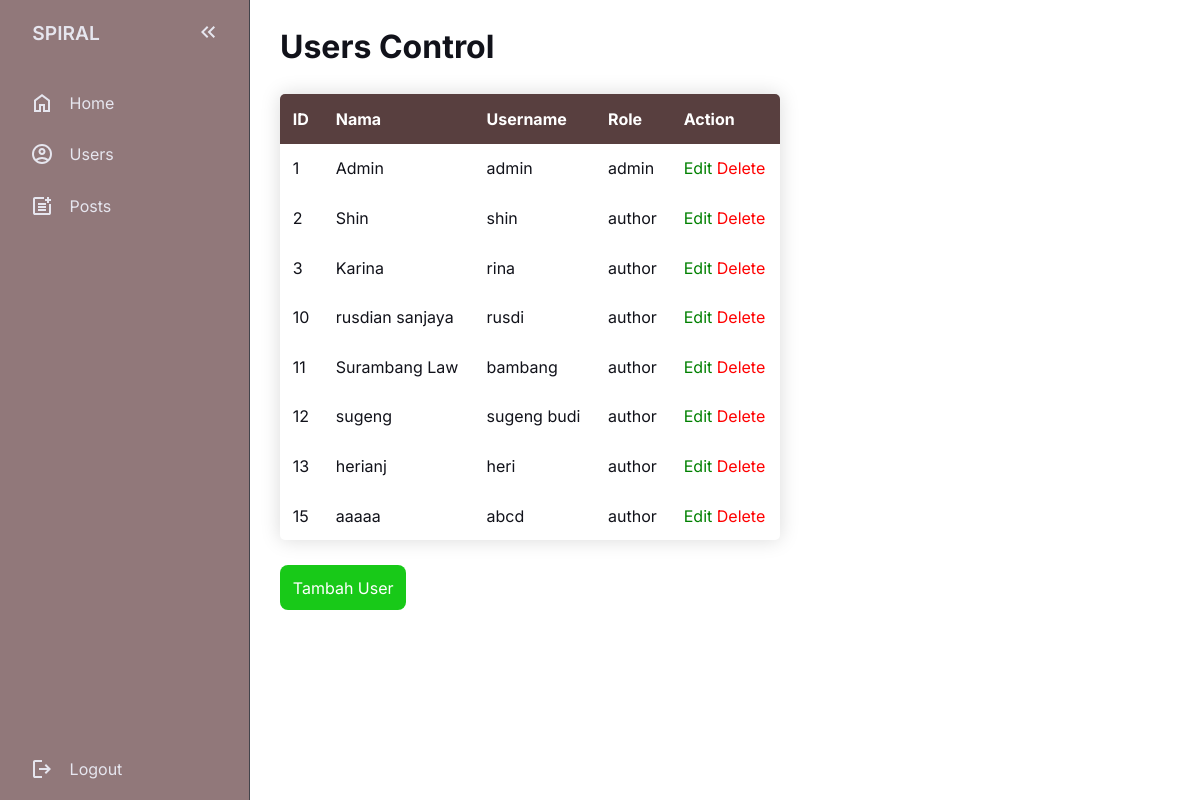
/dashboard/admin/controlUsers/index.php (signed in), run on the app's committed database.
### tables this page shows
CREATE TABLE `users` (
  `id` int(11) NOT NULL,
  `email` varchar(255) NOT NULL,
  `username` varchar(255) NOT NULL,
  `password` varchar(64) NOT NULL,
  `nama` varchar(255) NOT NULL,
  `role` varchar(15) NOT NULL
);

### dashboard/admin/controlUsers/function/tampil.php (called while the page is built)
<?php
include "../../../lib/connection.php";
function tampil()
{
    global $conn;
    $query = "SELECT * FROM users ";
    $result = mysqli_query($conn, $query);
    $rows = [];
    while ($row = mysqli_fetch_assoc($result)) {
        $rows[] = $row;
    }
    return $rows;
}

### dashboard/admin/controlUsers/index.php (the view, shortened to what this page needs)
<?php
include "function/tampil.php";
$data = tampil();
?>
<!DOCTYPE html>
<html lang="en">
<head>
    <link rel="stylesheet" href="../style/style.css">
</head>
<body>
    <nav id="sidebar">
        <ul>
            <li>
                <span class="logo">SPIRAL</span>
                <button onclick="toggleSidebar()" id="toggle-btn">
                    <svg xmlns="http://www.w3.org/2000/svg" height="24px" viewBox="0 -960 960 960" width="24px"
                        fill="#e8eaed">
                        <path
                            d="M440-240 200-480l240-240 56 56-183 184 183 184-56 56Zm264 0L464-480l240-240 56 56-183 184 183 184-56 56Z" />
                    </svg>
                </button>
            </li>
            <li class="active">
                <a href="/spiral/dashboard/admin/index.php">
                    <svg xmlns="http://www.w3.org/2000/svg" height="24px" viewBox="0 -960 960 960" width="24px"
                        fill="#e8eaed">
                        <path
                            d="M240-200h120v-240h240v240h120v-360L480-740 240-560v360Zm-80 80v-480l320-240 320 240v480H520v-240h-80v240H160Zm320-350Z" />
                    </svg>
                    <span>Home</span>
                </a>
            </li>
            <li>
                <a href="/spiral/dashboard/admin/controlUsers/index.php">
                    <span>Users</span>
                </a>
            </li>
            <li>
                <a href="/spiral/dashboard/admin/controlContents/index.php">
                    <span>Posts</span>
                </a>
            </li>
        </ul>
        <div class="logout">
            <form action="../logout.php" method="POST" id="form">
                <a href="javascript:{}" onclick="document.getElementById('form').submit();">
                    <svg xmlns="http://www.w3.org/2000/svg" height="24px" viewBox="0 -960 960 960" width="24px"
                        fill="#e8eaed">
                        <path
                            d="M200-120q-33 0-56.5-23.5T120-200v-560q0-33 23.5-56.5T200-840h280v80H200v560h280v80H200Zm440-160-55-58 102-102H360v-80h327L585-622l55-58 200 200-200 200Z" />
                    </svg>
                    <span>Logout</span>
                </a>
            </form>
        </div>
    </nav>
    <main>
        <h1>Users Control</h1>
        <table class="table-content">
            <thead>
                <tr>
                    <th>ID</th>
                    <th>Nama</th>
                    <th>Username</th>
                    <th>Role</th>
                    <th>Action</th>
                </tr>
            </thead>
            <tbody>
                <?php foreach ($data as $user) : ?>
                    <tr>
                        <td><?= $user["id"]; ?></td>
                        <td><?= $user["nama"]; ?></td>
                        <td><?= $user["username"]; ?></td>
                        <td><?= $user["role"]; ?></td>
                        <td class="action">
                            <a href="/spiral/dashboard/admin/controlUsers/editUsers.php?id=<?= $user["id"]; ?>" class="edit">Edit</a>
                            <a href="/spiral/dashboard/admin/controlUsers/function/delete.php?id=<?= $user["id"]; ?>" onclick="return confirm('Yakin ingin menghapus Users ini?');" class="delete">Delete</a>
                        </td>
                    </tr>
                <?php endforeach; ?>
            </tbody>
        </table>
        <a href="/spiral/dashboard/admin/controlUsers/addUsers.php" class="add-btn">Tambah User</a>
    </main>
</body>
</html>

### dashboard/admin/style/style.css (style rules this page uses)
:root { --base-clr: #11121a; --line-clr: #42434a; --hover-clr: #583f3f; --text-clr: #e6e6ef; }
* { padding: 0; margin: 0; }
html { font-family: Inter, 'Segoe UI', Tahoma, Geneva, Verdana, sans-serif; line-height: 1.5rem; }
body { display: grid; min-height: 100vh; min-height: 100dvh; background-color: #fff; color: var(--text-clr); grid-template-columns: auto 1fr; }
#sidebar { display: flex; box-sizing: border-box; height: 100vh; width: 250px; padding: 5px 1em; background-color: #91787a; border-right: 1px solid var(--line-clr); position: sticky; top: 0; align-self: start; transition: 300ms ease-in-out; overflow: hidden; flex-direction: column; justify-content: space-between; }
#sidebar ul { list-style: none; }
#sidebar a, #sidebar .logo { padding: 0.85em; text-decoration: none; color: var(--text-clr); display: flex; align-items: center; gap: 1em; }
#sidebar svg { flex-shrink: 0; fill: var(--text-clr); }
#sidebar a span { flex-grow: 1; }
main { padding: min(30px, 7%); }
main { color: var(--base-clr); margin-top: 5px; margin-bottom: 15px; }
.table-content { border-collapse: collapse; margin: 35px 0; min-width: 500px; font-size: 1em; border-radius: 5px; overflow: hidden; box-shadow: 0 0 20px rgba(0, 0, 0, 0.15); }
.table-content thead tr { background-color: #583f3f; color: #fff; text-align: left; font-weight: bold; }
.table-content th, .table-content td { padding: 0.8em; }
.table-content td a.edit { text-decoration: none; color: green; }
.table-content td a.delete { text-decoration: none; color: red; }
.add-btn { margin-top: 10px; background-color: rgb(24, 201, 24); text-decoration: none; padding: 0.8em; border-radius: 8px; color: #fff; border: none; }

### data on the page
users: id "1", nama "Admin", username "admin", role "admin"
users: id "2", nama "Shin", username "shin", role "author"
users: id "3", nama "Karina", username "rina", role "author"
users: id "10", nama "rusdian sanjaya", username "rusdi", role "author"
users: id "11", nama "Surambang Law", username "bambang", role "author"
users: id "12", nama "sugeng", username "sugeng budi", role "author"
users: id "13", nama "herianj", username "heri", role "author"
users: id "15", nama "aaaaa", username "abcd", role "author"
